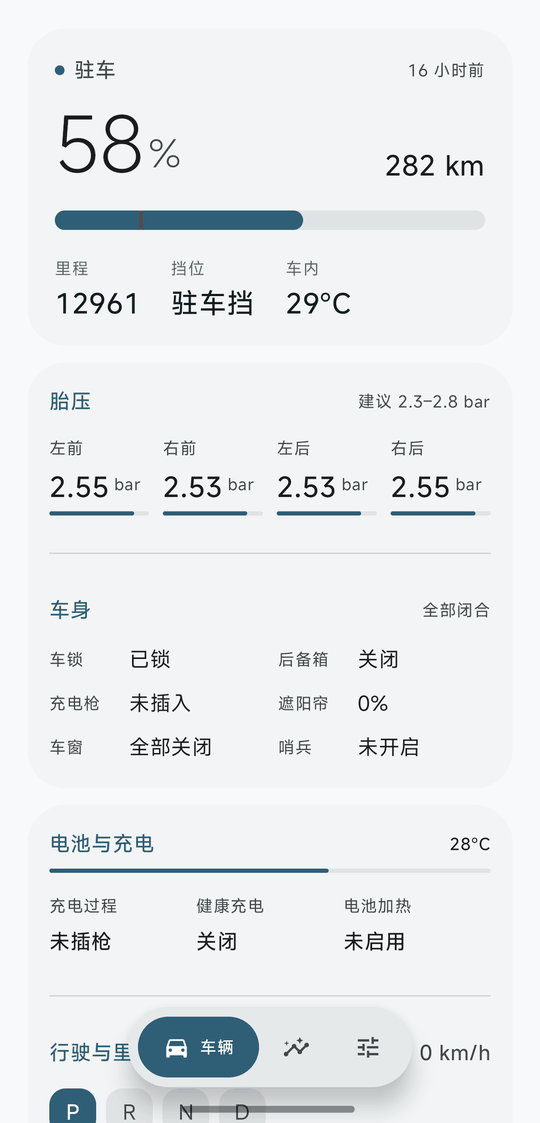
#> input picture docs/images/car-light.png, 540 x 1123 px, found by its file name
$ python make_shots.py
#> lines starting #> are read from the running program, lines starting #| are printed output that depends on the picture
"""把真机截图压成 README 用的展示图。

用法：
    python tools/make_shots.py <源目录>

源目录里需要这些文件（本轮用 adb 截的原始 1280×2772 图）：
    car-light.png  car-dark.png
    trend-light.png trend-dark.png
    control-light.png control-dark.png

输出到仓库 docs/images/，宽度压到 540（README 里三张并排、每张显示约 240px，
540 已经是 2 倍图，再大只是浪费流量）。
"""
import os
import sys

from PIL import Image

ROOT = os.path.dirname(os.path.dirname(os.path.abspath(__file__)))
OUT = os.path.join(ROOT, "docs", "images")
WIDTH = 540
# 裁掉系统状态栏。它本身不含身份信息，但运营商会露出来，
# 而且产品展示图不带状态栏更干净。140px 是按 1280×2772 实测的，够切掉整条。
CROP_TOP = 140

NAMES = [
    "car-light", "car-dark",
    "trend-light", "trend-dark",
    "control-light", "control-dark",
]


def main():
    src = sys.argv[1] if len(sys.argv) > 1 else os.environ.get("TEMP", ".")
    os.makedirs(OUT, exist_ok=True)
    total = 0
    for name in NAMES:
        p = os.path.join(src, name + ".png")
        if not os.path.exists(p):
            sys.exit("缺图: " + p)
        im = Image.open(p).convert("RGB")
#> im is the input picture: PIL image 540x1123 RGB; mean R, G, B 231.7, 235.1, 236.7
        if im.width > CROP_TOP:
            im = im.crop((0, CROP_TOP, im.width, im.height))
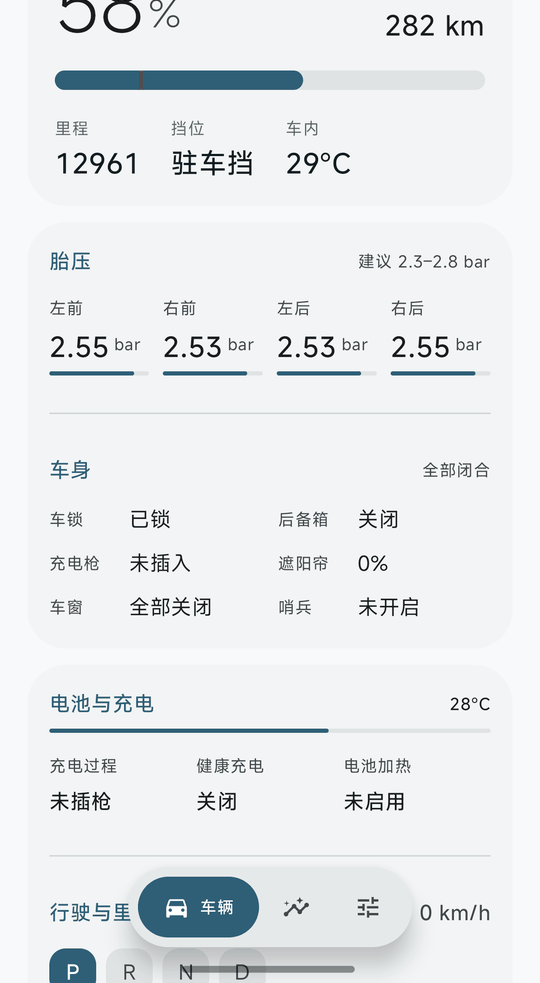
#> im: PIL image 540x983 RGB; mean R, G, B 230.5, 234, 235.8
            # 裁完顶边太紧（趋势页是裸标题，没有卡片托底），补一条同色留白，
            # 颜色取左上角像素 —— 那里一定是背景，不会是内容
            bg = im.getpixel((4, 4))
#> bg = (247, 249, 250)
            pad = Image.new("RGB", (im.width, im.height + 30), bg)
            pad.paste(im, (0, 30))
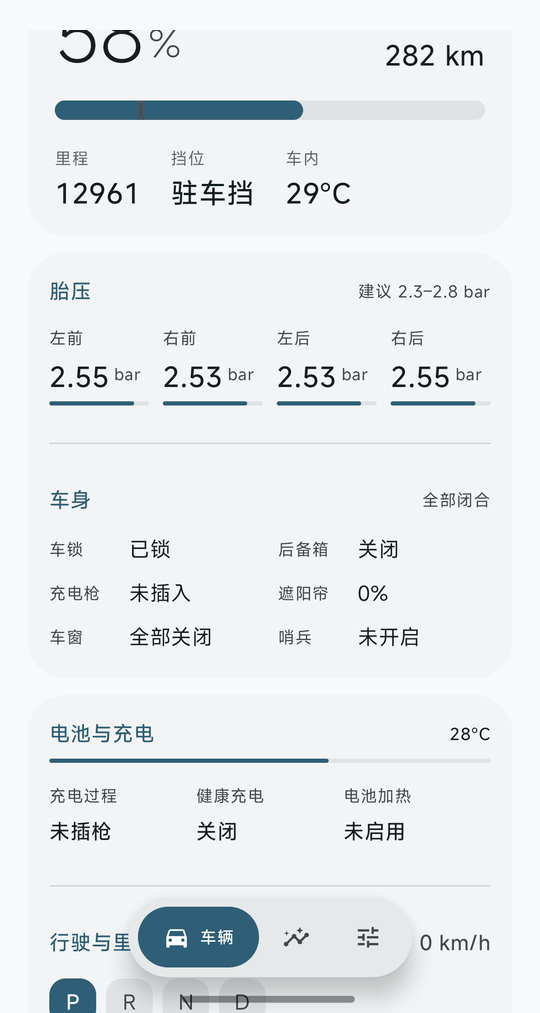
#> pad: PIL image 540x1013 RGB; mean R, G, B 230.9, 234.5, 236.2
            im = pad
        h = round(im.height * WIDTH / im.width)
#> h = 1013
        im = im.resize((WIDTH, h), Image.LANCZOS)
        dst = os.path.join(OUT, name + ".png")
        # optimize + 调色板量化：截图是大色块 UI，量化几乎无损，体积能降一半
        im.quantize(colors=192, method=Image.MEDIANCUT).save(dst, optimize=True)
        kb = os.path.getsize(dst) / 1024
        total += kb
        print("%-20s %4.0f KB  %dx%d" % (name + ".png", kb, WIDTH, h))
#| car-light.png          48 KB  540x1013
#> pass 2 of the loop in main, `for name in NAMES:`:
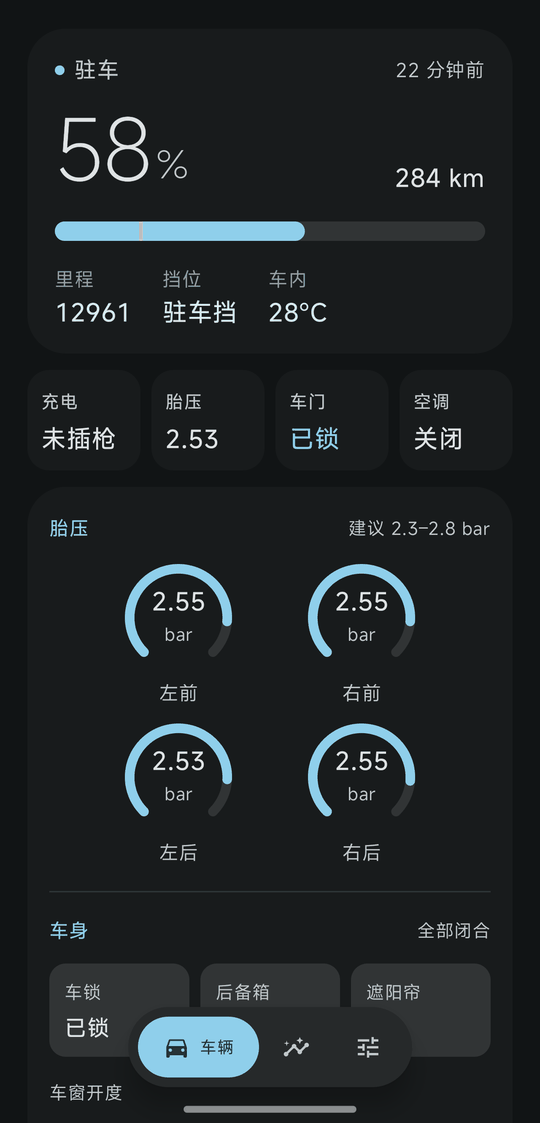
#> input picture docs/images/car-dark.png, 540 x 1123 px, found by its file name
#> in main, im is the input picture: PIL image 540x1123 RGB; mean R, G, B 32, 37, 38.9
#> in main, `im = im.crop((0, CROP_TOP, im.width, im.height))`:
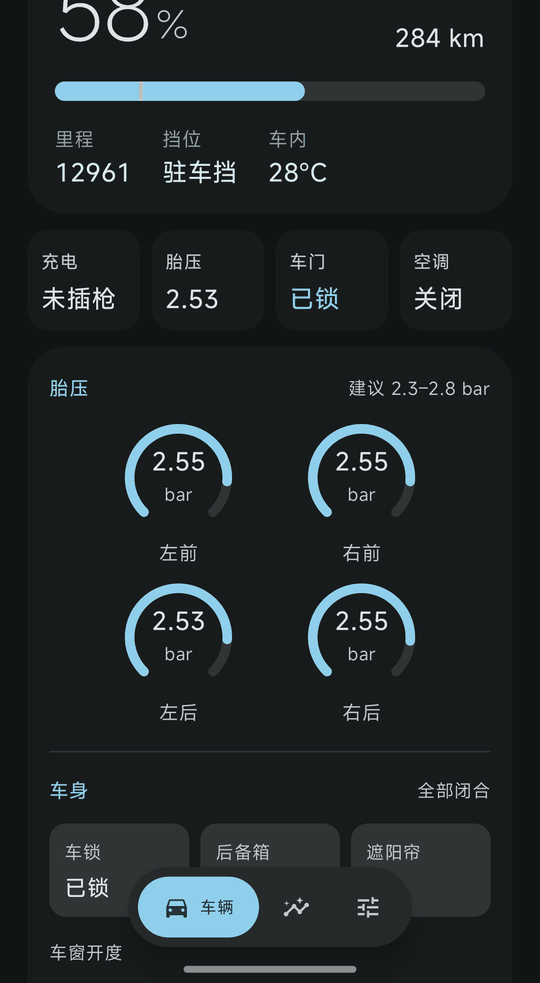
#> im: PIL image 540x983 RGB; mean R, G, B 33, 38.3, 40.3
#> bg = (17, 20, 21)
#> in main, `pad.paste(im, (0, 30))`:
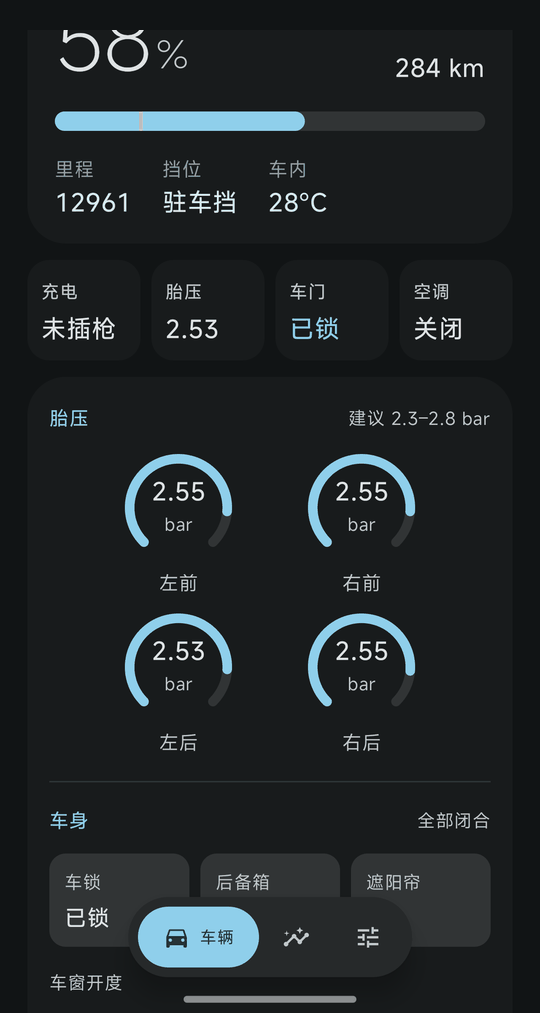
#> pad: PIL image 540x1013 RGB; mean R, G, B 32.5, 37.8, 39.8
#| car-dark.png           46 KB  540x1013
#> pass 3 of the loop in main, `for name in NAMES:`:
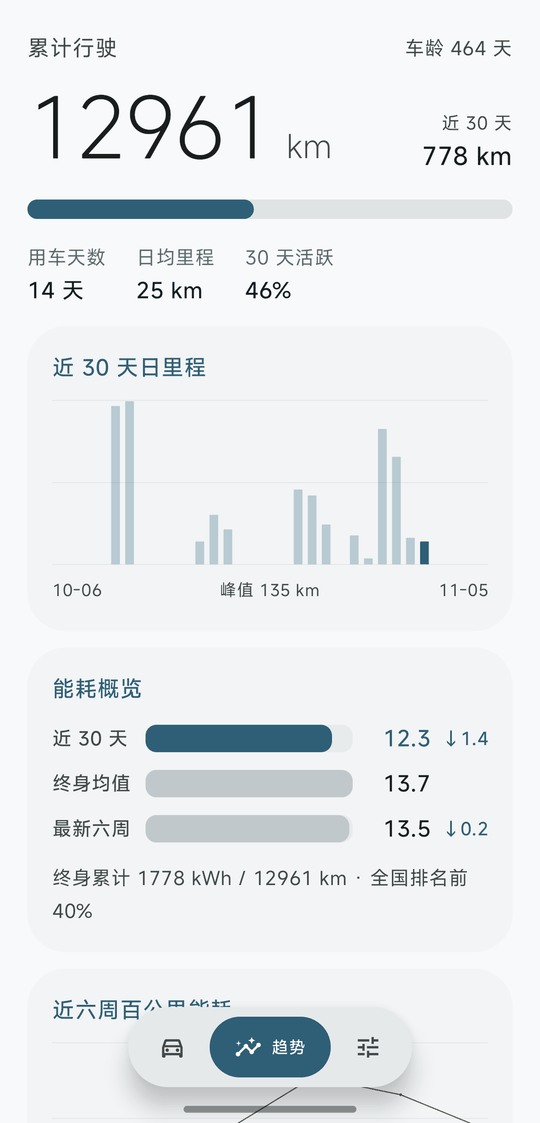
#> input picture docs/images/trend-light.png, 540 x 1123 px, found by its file name
#> in main, im is the input picture: PIL image 540x1123 RGB; mean R, G, B 231.5, 235.3, 237.2
#> in main, `im = im.crop((0, CROP_TOP, im.width, im.height))`:
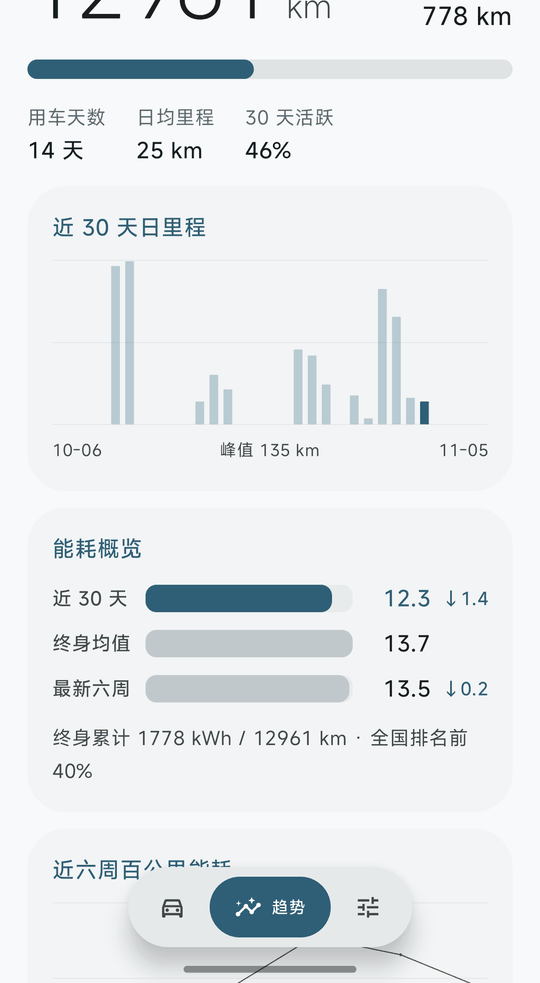
#> im: PIL image 540x983 RGB; mean R, G, B 230.5, 234.6, 236.6
#> bg = (247, 249, 250)
#> in main, `pad.paste(im, (0, 30))`:
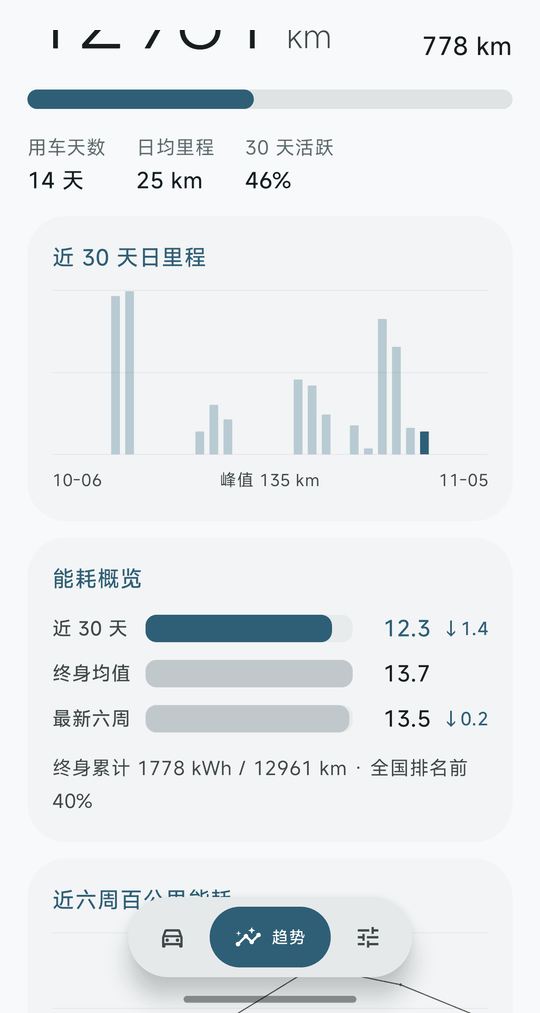
#> pad: PIL image 540x1013 RGB; mean R, G, B 231, 235, 237
#| trend-light.png        41 KB  540x1013
#> the loop made 5 passes; the first 3 are shown
    print("合计 %.0f KB" % total)


if __name__ == "__main__":
#> (the run stopped early here; a loop or call above may not have finished)
